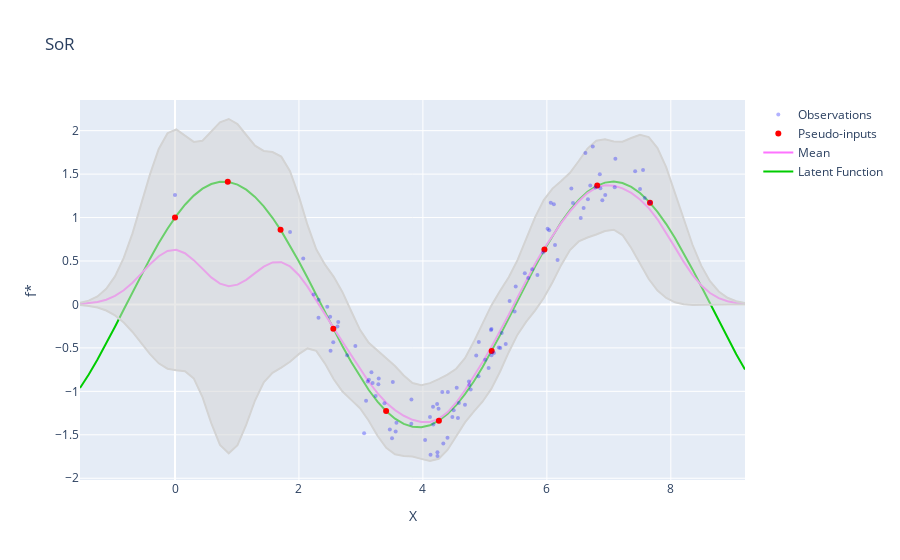

The code cell stored with this chart in its notebook:
### Markdown cell above
## SoR

### Code cell
model2 = SoR(X, y, p_optimized=True)
mean2, cov2 = model2.predict(X_pred.clone())

visualize(X, y, X_pred, f, mean2, cov2, p_inputs=model2.pseudo_inputs, title="SoR")
